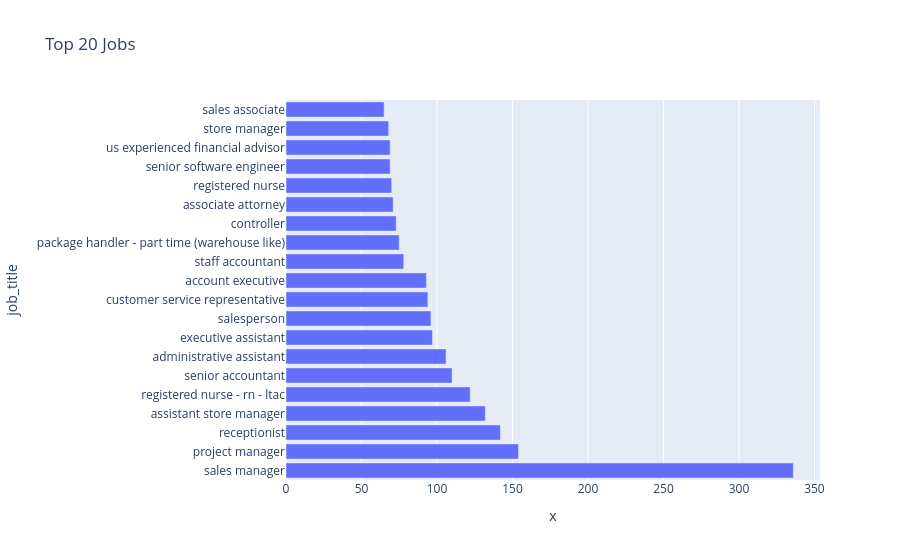

Write notebook code for a chart like this one.
### Code cell
import plotly.express as px

fig = px.bar(
    top_jobs,
    x=top_jobs.values,
    y=top_jobs.index,
    orientation="h",
    title="Top 20 Jobs"
)

fig.show()

### Figure 1 — Plotly figure (JSON) as saved in the notebook; plotly's stock layout.template omitted (floating-point values rounded to 4 significant figures)
{"data": [{"hovertemplate": "x=%{x}<br>job_title=%{y}<extra></extra>", "legendgroup": "", "marker": {"color": "#636efa", "pattern": {"shape": ""}}, "name": "", "orientation": "h", "showlegend": false, "textposition": "auto", "type": "bar", "x": [336, 154, 142, 132, 122, 110, 106, 97, 96, 94, 93, 78, 75, 73, 71, 70, 69, 69, 68, 65], "xaxis": "x", "y": ["sales manager", "project manager", "receptionist", "assistant store manager", "registered nurse - rn - ltac", "senior accountant", "administrative assistant", "executive assistant", "salesperson", "customer service representative", "account executive", "staff accountant", "package handler - part time (warehouse like)", "controller", "associate attorney", "registered nurse", "senior software engineer", "us experienced financial advisor", "store manager", "sales associate"], "yaxis": "y"}], "layout": {"barmode": "relative", "legend": {"tracegroupgap": 0}, "title": {"text": "Top 20 Jobs"}, "xaxis": {"anchor": "y", "domain": [0, 1], "title": {"text": "x"}}, "yaxis": {"anchor": "x", "domain": [0, 1], "title": {"text": "job_title"}}}}
